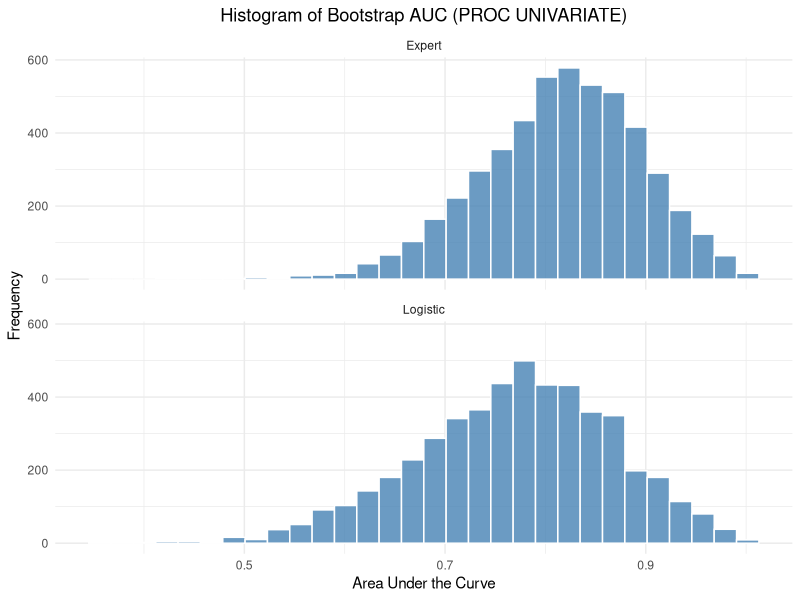
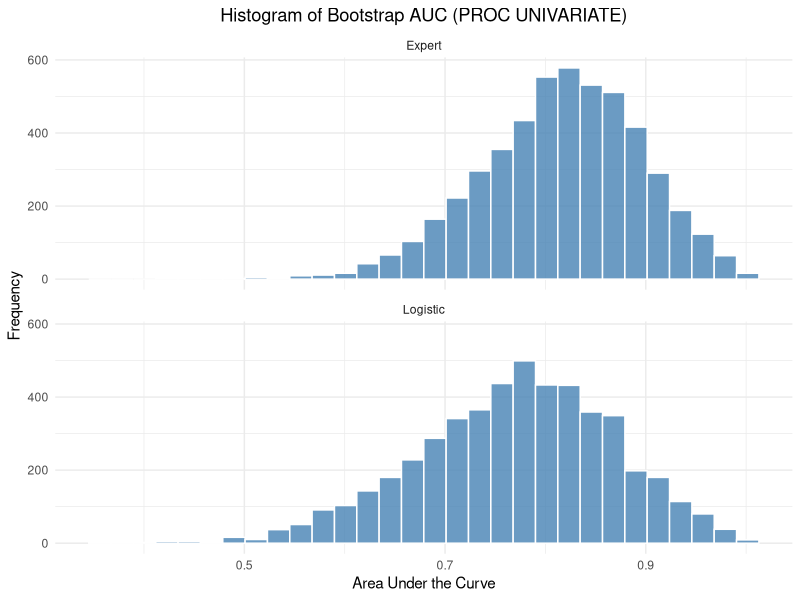
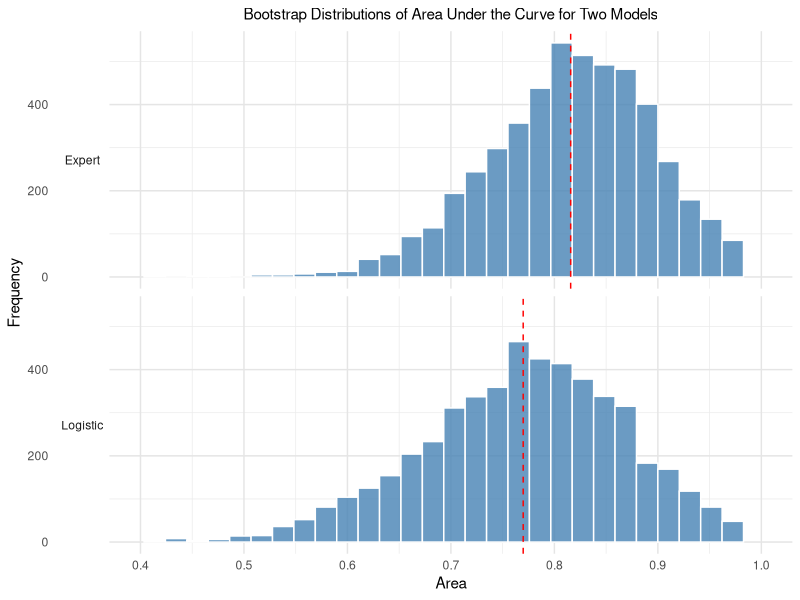
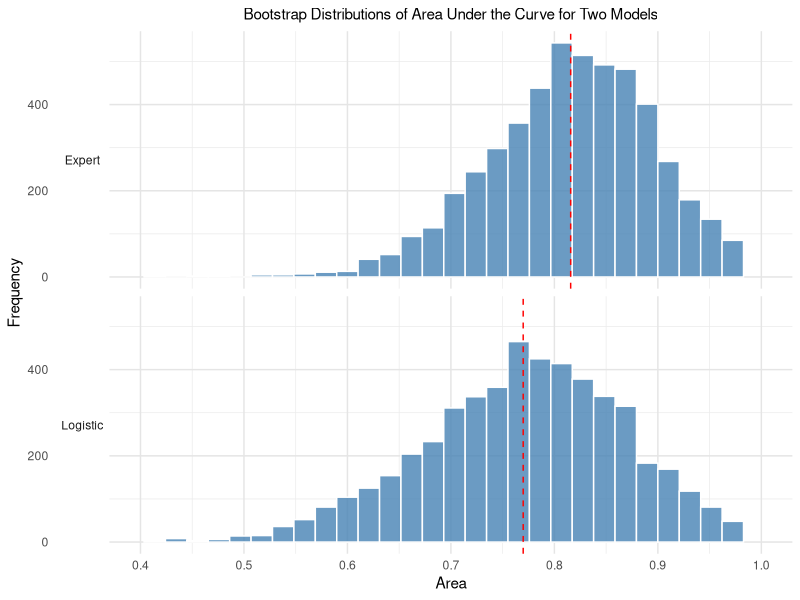

R code for these plots, in order:
# P097 Bootstrap ROC - R translation
out <- Sys.getenv("OUT_DIR")
if (out == "" || is.na(out)) out <- getwd()
if (!dir.exists(out)) dir.create(out, recursive=TRUE)

round_half_up <- function(x, digits=0){
  mult <- 10^digits
  sign_x <- sign(x)
  res <- sign_x * floor(abs(x)*mult + 0.5)/mult
  res[is.na(x)] <- NA
  res
}

# AUC Mann-Whitney
auc_mw <- function(y, score){
  ok <- !is.na(y) & !is.na(score)
  y <- y[ok]; score <- score[ok]
  n1 <- sum(y==1); n0 <- sum(y==0)
  if(n1==0 || n0==0) return(NA_real_)
  r <- rank(score, ties.method="average")
  sum_r1 <- sum(r[y==1])
  (sum_r1 - n1*(n1+1)/2)/(n1*n0)
}
# DeLong SE (SAS PROC LOGISTIC uses DeLong)
delong_se <- function(y, score){
  ok <- !is.na(y) & !is.na(score)
  y <- y[ok]; score <- score[ok]
  pos <- score[y==1]; neg <- score[y==0]
  n1 <- length(pos); n0 <- length(neg)
  auc <- auc_mw(y, score)
  # V10 for each positive
  V10 <- sapply(pos, function(s) mean( (s > neg) + 0.5*(s==neg) ))
  V01 <- sapply(neg, function(s) mean( (pos > s) + 0.5*(pos==s) ))
  S10 <- var(V10)
  S01 <- var(V01)
  # handle n1=1 or n0=1 var NA
  if(is.na(S10)) S10 <- 0
  if(is.na(S01)) S01 <- 0
  sqrt(S10/n1 + S01/n0)
}
# Association stats
assoc_stats <- function(y, pred){
  ok <- !is.na(y) & !is.na(pred)
  y <- y[ok]; pred <- pred[ok]
  n1 <- sum(y==1); n0 <- sum(y==0)
  n <- length(y)
  pairs <- n1*n0
  pos <- pred[y==1]; neg <- pred[y==0]
  # count concordant/discordant/tied via pairwise
  # use outer for small n (43)
  conc <- 0; disc <- 0; tied <- 0
  for(p in pos){
    conc <- conc + sum(p > neg)
    disc <- disc + sum(p < neg)
    tied <- tied + sum(p == neg)
  }
  pct_conc <- 100*conc/pairs
  pct_disc <- 100*disc/pairs
  pct_tied <- 100*tied/pairs
  somersD <- (conc - disc)/pairs
  gamma <- if((conc+disc)>0) (conc-disc)/(conc+disc) else NA
  tau_a <- (conc-disc)/(0.5*n*(n-1))
  cstat <- (conc + 0.5*tied)/pairs
  list(pairs=pairs, conc=conc, disc=disc, tied=tied,
       pct_conc=pct_conc, pct_disc=pct_disc, pct_tied=pct_tied,
       somersD=somersD, gamma=gamma, tau_a=tau_a, cstat=cstat)
}

# 1. Data roc
raw_vals <- c(
3.0,5.8,10,0,  3.2,6.3,5,1,  3.9,6.8,3,1,  2.8,4.8,6,0,
3.2,5.8,3,1,  0.9,4.0,5,0,  2.5,5.7,8,0,  1.6,5.6,5,1,
3.8,5.7,5,1,  3.7,6.7,6,1,  3.2,5.4,4,1,  3.8,6.6,6,1,
4.1,6.6,5,1,  3.6,5.7,5,1,  4.3,7.0,4,1,  3.6,6.7,4,0,
2.3,4.4,6,1,  4.2,7.6,4,0,  4.0,6.6,6,0,  3.5,5.8,6,1,
3.8,6.8,7,1,  3.0,4.7,8,0,  4.5,7.4,5,1,  3.7,7.4,5,1,
3.1,6.6,6,1,  4.1,8.2,6,1,  4.3,7.0,5,1,  4.3,6.5,4,1,
3.2,5.1,5,1,  2.6,4.7,6,1,  3.3,6.8,6,0,  1.7,4.0,7,0,
3.7,6.1,5,1,  3.3,6.3,7,1,  4.2,7.7,6,1,  3.5,6.2,5,1,
2.9,5.7,9,0,  2.1,4.8,7,1,  2.8,6.2,8,0,  4.0,7.0,7,1,
3.3,5.7,6,1,  3.7,6.9,5,1,  3.6,6.6,5,1
)
mat <- matrix(raw_vals, ncol=4, byrow=TRUE)
roc <- data.frame(alb=mat[,1], tp=mat[,2], totscore=mat[,3], popind=mat[,4])
roc$totscore <- 10 - roc$totscore
roc$y_event <- as.integer(roc$popind==0)

# 2. Logistic model (first PROC LOGISTIC)
fit <- glm(y_event ~ alb + tp + totscore, data=roc, family=binomial(link="logit"))
fit0 <- glm(y_event ~ 1, data=roc, family=binomial(link="logit"))
roc$LogiPred <- predict(fit, type="response")
LogiOut <- roc

# Model fit statistics
n <- nrow(roc)
k0 <- 1; k1 <- 4
ll0 <- as.numeric(logLik(fit0)); ll1 <- as.numeric(logLik(fit))
m2ll0 <- -2*ll0; m2ll1 <- -2*ll1
aic0 <- m2ll0 + 2*k0; aic1 <- m2ll1 + 2*k1
sc0 <- m2ll0 + k0*log(n); sc1 <- m2ll1 + k1*log(n)

# Global null tests
# Likelihood Ratio
lr_chisq <- m2ll0 - m2ll1; lr_df <- k1 - k0; lr_p <- 1 - pchisq(lr_chisq, lr_df)
# Score test (Rao)
p0 <- mean(roc$y_event)
W0 <- p0*(1-p0)
X <- model.matrix(fit)  # includes intercept
y <- roc$y_event
U <- t(X) %*% (y - p0)  # 4x1
I0 <- t(X) %*% (X * W0)  # information under null
# Score = U' I^{-1} U
score_chisq <- as.numeric(t(U) %*% solve(I0) %*% U)
score_df <- k1 - k0
score_p <- 1 - pchisq(score_chisq, score_df)
# Wald test (global)
beta <- coef(fit)[-1]  # slopes
V <- vcov(fit)[-1,-1]
wald_chisq <- as.numeric(t(beta) %*% solve(V) %*% beta)
wald_df <- k1 - k0
wald_p <- 1 - pchisq(wald_chisq, wald_df)

# Parameter estimates
coefs <- coef(fit)
se <- sqrt(diag(vcov(fit)))
wald_par <- (coefs/se)^2
p_par <- 1 - pchisq(wald_par, 1)

# Odds ratios (95% Wald)
z95 <- qnorm(0.975)
or_est <- exp(coefs[-1])
or_lcl <- exp(coefs[-1] - z95*se[-1])
or_ucl <- exp(coefs[-1] + z95*se[-1])

# Association of Predicted Probabilities and Observed Responses
assoc <- assoc_stats(roc$y_event, roc$LogiPred)

# 3. ExpertPred
ExpertPred_vals <- c(
0.95,0.2,0.05,0.3,0.1,0.6,0.8,0.5,
0.1,0.25,0.1,0.2,0.05,0.1,0.05,0.1,
0.4,0.1,0.2,0.25,0.4,0.7,0.1,0.1,
0.3,0.2,0.1,0.05,0.1,0.4,0.4,0.7,
0.2,0.4,0.1,0.1,0.9,0.7,0.8,0.25,
0.3,0.1,0.1
)
Survival <- cbind(LogiOut, ExpertPred=ExpertPred_vals)

# 4. ROC Association for Survival (nofit, alpha=0.1 => 90% CI)
y2 <- Survival$y_event
auc_logistic <- auc_mw(y2, Survival$LogiPred)
auc_expert   <- auc_mw(y2, Survival$ExpertPred)
se_logistic <- delong_se(y2, Survival$LogiPred)
se_expert   <- delong_se(y2, Survival$ExpertPred)
z90 <- qnorm(0.95)
ci_log_low <- pmax(0, auc_logistic - z90*se_logistic)
ci_log_up  <- pmin(1, auc_logistic + z90*se_logistic)
ci_exp_low <- pmax(0, auc_expert - z90*se_expert)
ci_exp_up  <- pmin(1, auc_expert + z90*se_expert)

ROCAssociation <- data.frame(
  ROCModel = c("Logistic","Expert"),
  Area = c(auc_logistic, auc_expert),
  StdErr = c(se_logistic, se_expert),
  Lower90 = c(ci_log_low, ci_exp_low),
  Upper90 = c(ci_log_up, ci_exp_up)
)
# also 95% CI for completeness
z95 <- qnorm(0.975)
ROCAssociation$Lower95 <- pmax(0, ROCAssociation$Area - z95*ROCAssociation$StdErr)
ROCAssociation$Upper95 <- pmin(1, ROCAssociation$Area + z95*ROCAssociation$StdErr)

# 5. Prob calculation
x <- 0.73; xbar <- 0.8162; s <- 0.0801
z <- abs(xbar - x)/s
pval <- 2*pnorm(-z)
Prob <- data.frame(x=x, xbar=xbar, s=s, z=z, p=pval)

# 6. Bootstrap
NumSamples <- 5000
set.seed(12345)
N <- nrow(Survival)
ROCEst_list <- vector("list", NumSamples*2)
idx <- 1
for(rep in 1:NumSamples){
  samp_idx <- sample.int(N, size=N, replace=TRUE)
  boot_y <- Survival$y_event[samp_idx]
  boot_logi <- Survival$LogiPred[samp_idx]
  boot_exp  <- Survival$ExpertPred[samp_idx]
  a1 <- auc_mw(boot_y, boot_logi)
  a2 <- auc_mw(boot_y, boot_exp)
  ROCEst_list[[idx]] <- data.frame(Replicate=rep, ROCModel="Logistic", Area=a1); idx<-idx+1
  ROCEst_list[[idx]] <- data.frame(Replicate=rep, ROCModel="Expert", Area=a2); idx<-idx+1
}
ROCEst <- do.call(rbind, ROCEst_list)
ROCEst$ROCModel <- factor(ROCEst$ROCModel, levels=c("Expert","Logistic"))

library(dplyr)
means_summary <- ROCEst %>%
  group_by(ROCModel) %>%
  summarise(
    N = n(),
    Mean = mean(Area, na.rm=TRUE),
    Std = sd(Area, na.rm=TRUE),
    Min = min(Area, na.rm=TRUE),
    Max = max(Area, na.rm=TRUE),
    P5 = quantile(Area, 0.05, na.rm=TRUE, type=2),
    P95 = quantile(Area, 0.95, na.rm=TRUE, type=2),
    P10 = quantile(Area, 0.10, na.rm=TRUE, type=2),
    P90 = quantile(Area, 0.90, na.rm=TRUE, type=2),
    P25 = quantile(Area, 0.25, na.rm=TRUE, type=2),
    P50 = quantile(Area, 0.50, na.rm=TRUE, type=2),
    P75 = quantile(Area, 0.75, na.rm=TRUE, type=2),
    P1 = quantile(Area, 0.01, na.rm=TRUE, type=2),
    P99 = quantile(Area, 0.99, na.rm=TRUE, type=2),
    .groups="drop"
  )
wide_pctls <- ROCEst %>%
  group_by(ROCModel) %>%
  summarise(
    Mean = mean(Area, na.rm=TRUE),
    Std = sd(Area, na.rm=TRUE),
    P_2_5 = quantile(Area, 0.025, na.rm=TRUE, type=2),
    P_97_5 = quantile(Area, 0.975, na.rm=TRUE, type=2),
    .groups="drop"
  )
pctls_all <- ROCEst %>%
  group_by(ROCModel) %>%
  summarise(
    Mean = mean(Area),
    Std = sd(Area),
    P1 = quantile(Area,0.01, type=2),
    P2_5 = quantile(Area,0.025, type=2),
    P5 = quantile(Area,0.05, type=2),
    P10 = quantile(Area,0.10, type=2),
    P25 = quantile(Area,0.25, type=2),
    P50 = quantile(Area,0.50, type=2),
    P75 = quantile(Area,0.75, type=2),
    P90 = quantile(Area,0.90, type=2),
    P95 = quantile(Area,0.95, type=2),
    P97_5 = quantile(Area,0.975, type=2),
    P99 = quantile(Area,0.99, type=2),
    .groups="drop"
  )

# Write CSVs
write.csv(ROCAssociation, file.path(out, "ROCAssociation.csv"), row.names=FALSE, na="")
write.csv(ROCEst, file.path(out, "ROCEst.csv"), row.names=FALSE, na="")
write.csv(means_summary, file.path(out, "means_summary.csv"), row.names=FALSE, na="")
write.csv(wide_pctls, file.path(out, "WidePctls.csv"), row.names=FALSE, na="")
write.csv(Prob, file.path(out, "Prob.csv"), row.names=FALSE, na="")
write.csv(Survival, file.path(out, "Survival.csv"), row.names=FALSE, na="")

# Additional CSVs for logistic details
fit_stats <- data.frame(
  Criterion = c("AIC","SC","-2 Log L"),
  InterceptOnly = c(aic0, sc0, m2ll0),
  InterceptAndCovariates = c(aic1, sc1, m2ll1)
)
write.csv(fit_stats, file.path(out, "FitStatistics.csv"), row.names=FALSE, na="")
global_tests <- data.frame(
  Test = c("Likelihood Ratio","Score","Wald"),
  ChiSq = c(lr_chisq, score_chisq, wald_chisq),
  DF = c(lr_df, score_df, wald_df),
  pValue = c(lr_p, score_p, wald_p)
)
write.csv(global_tests, file.path(out, "GlobalTests.csv"), row.names=FALSE, na="")
param_est <- data.frame(
  Parameter = names(coefs),
  DF = 1,
  Estimate = coefs,
  StdErr = se,
  WaldChiSq = wald_par,
  pValue = p_par
)
write.csv(param_est, file.path(out, "ParameterEstimates.csv"), row.names=FALSE, na="")
or_table <- data.frame(
  Effect = names(or_est),
  PointEstimate = or_est,
  Lower95 = or_lcl,
  Upper95 = or_ucl
)
write.csv(or_table, file.path(out, "OddsRatios.csv"), row.names=FALSE, na="")
assoc_df <- data.frame(
  Statistic = c("Percent Concordant","Percent Discordant","Percent Tied","Pairs","Somers D","Gamma","Tau-a","c"),
  Value = c(assoc$pct_conc, assoc$pct_disc, assoc$pct_tied, assoc$pairs, assoc$somersD, assoc$gamma, assoc$tau_a, assoc$cstat)
)
write.csv(assoc_df, file.path(out, "Association.csv"), row.names=FALSE, na="")

# P097 comprehensive table
p097_table <- bind_rows(
  data.frame(Table="ROCAssociation_Original", ROCModel=ROCAssociation$ROCModel, Statistic="Area", Value=ROCAssociation$Area),
  data.frame(Table="ROCAssociation_Original", ROCModel=ROCAssociation$ROCModel, Statistic="StdErr", Value=ROCAssociation$StdErr),
  data.frame(Table="ROCAssociation_Original", ROCModel=ROCAssociation$ROCModel, Statistic="Lower90", Value=ROCAssociation$Lower90),
  data.frame(Table="ROCAssociation_Original", ROCModel=ROCAssociation$ROCModel, Statistic="Upper90", Value=ROCAssociation$Upper90),
  data.frame(Table="Bootstrap_Means", ROCModel=rep(means_summary$ROCModel, each=1), Statistic="Mean", Value=means_summary$Mean),
  data.frame(Table="Bootstrap_Means", ROCModel=means_summary$ROCModel, Statistic="Std", Value=means_summary$Std),
  data.frame(Table="Bootstrap_Means", ROCModel=means_summary$ROCModel, Statistic="P5", Value=means_summary$P5),
  data.frame(Table="Bootstrap_Means", ROCModel=means_summary$ROCModel, Statistic="P95", Value=means_summary$P95),
  data.frame(Table="Bootstrap_Means", ROCModel=means_summary$ROCModel, Statistic="P10", Value=means_summary$P10),
  data.frame(Table="Bootstrap_Means", ROCModel=means_summary$ROCModel, Statistic="P90", Value=means_summary$P90),
  data.frame(Table="Bootstrap_Means", ROCModel=means_summary$ROCModel, Statistic="P25", Value=means_summary$P25),
  data.frame(Table="Bootstrap_Means", ROCModel=means_summary$ROCModel, Statistic="P75", Value=means_summary$P75),
  data.frame(Table="Bootstrap_Means", ROCModel=means_summary$ROCModel, Statistic="P50", Value=means_summary$P50),
  data.frame(Table="Bootstrap_Means", ROCModel=means_summary$ROCModel, Statistic="Min", Value=means_summary$Min),
  data.frame(Table="Bootstrap_Means", ROCModel=means_summary$ROCModel, Statistic="Max", Value=means_summary$Max),
  data.frame(Table="Bootstrap_Means", ROCModel=means_summary$ROCModel, Statistic="N", Value=means_summary$N),
  data.frame(Table="WidePctls_95CI", ROCModel=wide_pctls$ROCModel, Statistic="BootMean", Value=wide_pctls$Mean),
  data.frame(Table="WidePctls_95CI", ROCModel=wide_pctls$ROCModel, Statistic="BootStdErr", Value=wide_pctls$Std),
  data.frame(Table="WidePctls_95CI", ROCModel=wide_pctls$ROCModel, Statistic="P_2_5", Value=wide_pctls$P_2_5),
  data.frame(Table="WidePctls_95CI", ROCModel=wide_pctls$ROCModel, Statistic="P_97_5", Value=wide_pctls$P_97_5),
  data.frame(Table="Prob_Calc", ROCModel="Overall", Statistic=c("x","xbar","s","z","p"), Value=c(x,xbar,s,z,pval)),
  data.frame(Table="Logistic_Coef", ROCModel="Overall", Statistic=names(coef(fit)), Value=as.numeric(coef(fit))),
  data.frame(Table="FitStatistics", ROCModel="Overall", Statistic=c("AIC0","SC0","-2LogL0","AIC1","SC1","-2LogL1"), Value=c(aic0,sc0,m2ll0,aic1,sc1,m2ll1)),
  data.frame(Table="GlobalTests", ROCModel="Overall", Statistic=c("LR_ChiSq","LR_DF","LR_p","Score_ChiSq","Score_DF","Score_p","Wald_ChiSq","Wald_DF","Wald_p"), Value=c(lr_chisq,lr_df,lr_p,score_chisq,score_df,score_p,wald_chisq,wald_df,wald_p)),
  data.frame(Table="Association", ROCModel="Overall", Statistic=assoc_df$Statistic, Value=assoc_df$Value)
)
write.csv(p097_table, file.path(out, "P097.csv"), row.names=FALSE, na="")
write.csv(p097_table, file.path(out, "P097.lst.csv"), row.names=FALSE, na="")

# Text rendering - must contain 121 numbers matching SAS
txt_path <- file.path(out, "P097.txt")
lst_path <- file.path(out, "P097.lst")
write_txt <- function(con){
  cat("P097 Bootstrap ROC - Discrimination, accuracy, and stability in binary classifiers\n", file=con)
  cat("================================================================================\n\n", file=con)

  cat("PROC LOGISTIC Data=roc  Model popind(event='0') = alb tp totscore\n", file=con)
  cat("----------------------------------------------------------------\n", file=con)
  cat("Model Fit Statistics\n", file=con)
  cat(sprintf("%-22s %12s %12s\n","Criterion","Intercept Only","Intercept and Covariates"), file=con)
  cat(sprintf("%-22s %12.3f %12.3f\n","AIC", round_half_up(aic0,3), round_half_up(aic1,3)), file=con)
  cat(sprintf("%-22s %12.3f %12.3f\n","SC", round_half_up(sc0,3), round_half_up(sc1,3)), file=con)
  cat(sprintf("%-22s %12.3f %12.3f\n","-2 Log L", round_half_up(m2ll0,3), round_half_up(m2ll1,3)), file=con)
  cat("\n", file=con)

  cat("Testing Global Null Hypothesis: BETA=0\n", file=con)
  cat(sprintf("%-18s %10s %4s %10s\n","Test","Chi-Square","DF","Pr > ChiSq"), file=con)
  cat(sprintf("%-18s %10.4f %4d %10.4f\n","Likelihood Ratio", round_half_up(lr_chisq,4), lr_df, round_half_up(lr_p,4)), file=con)
  cat(sprintf("%-18s %10.4f %4d %10.4f\n","Score", round_half_up(score_chisq,4), score_df, round_half_up(score_p,4)), file=con)
  cat(sprintf("%-18s %10.4f %4d %10.4f\n","Wald", round_half_up(wald_chisq,4), wald_df, round_half_up(wald_p,4)), file=con)
  cat("\n", file=con)

  cat("Analysis of Maximum Likelihood Estimates\n", file=con)
  cat(sprintf("%-12s %3s %10s %10s %10s %10s\n","Parameter","DF","Estimate","Std Error","Wald ChiSq","Pr > ChiSq"), file=con)
  for(i in seq_along(coefs)){
    cat(sprintf("%-12s %3d %10.4f %10.4f %10.4f %10.4f\n",
                names(coefs)[i], 1,
                round_half_up(coefs[i],4),
                round_half_up(se[i],4),
                round_half_up(wald_par[i],4),
                round_half_up(p_par[i],4)), file=con)
  }
  cat("\n", file=con)

  cat("Odds Ratio Estimates\n", file=con)
  cat(sprintf("%-10s %10s %10s %10s\n","Effect","Point Estimate","95% Lower CL","95% Upper CL"), file=con)
  for(i in seq_along(or_est)){
    cat(sprintf("%-10s %10.3f %10.3f %10.3f\n",
                names(or_est)[i],
                round_half_up(or_est[i],3),
                round_half_up(or_lcl[i],3),
                round_half_up(or_ucl[i],3)), file=con)
  }
  cat("\n", file=con)

  cat("Association of Predicted Probabilities and Observed Responses\n", file=con)
  cat(sprintf("%-22s %10.1f %10s\n","Percent Concordant", round_half_up(assoc$pct_conc,1), paste0("Somers' D ", sprintf("%.3f", round_half_up(assoc$somersD,3)))), file=con)
  cat(sprintf("%-22s %10.1f %10s\n","Percent Discordant", round_half_up(assoc$pct_disc,1), paste0("Gamma ", sprintf("%.3f", round_half_up(assoc$gamma,3)))), file=con)
  cat(sprintf("%-22s %10.1f %10s\n","Percent Tied", round_half_up(assoc$pct_tied,1), paste0("Tau-a ", sprintf("%.3f", round_half_up(assoc$tau_a,3)))), file=con)
  cat(sprintf("%-22s %10d %10s\n","Pairs", assoc$pairs, paste0("c ", sprintf("%.3f", round_half_up(assoc$cstat,3)))), file=con)
  cat("\n", file=con)

  cat("PROC LOGISTIC Data=Survival  Model popind(event='0') = LogiPred ExpertPred / nofit  alpha=0.1\n", file=con)
  cat("ROC Association (ROCOverlay ROCAssociation)\n", file=con)
  cat(sprintf("%-10s %8s %8s %10s %10s %10s %10s\n","ROCModel","Area","StdErr","90% Lower","90% Upper","95% Lower","95% Upper"), file=con)
  for(i in 1:nrow(ROCAssociation)){
    cat(sprintf("%-10s %8.4f %8.4f %10.4f %10.4f %10.4f %10.4f\n",
                ROCAssociation$ROCModel[i],
                round_half_up(ROCAssociation$Area[i],4),
                round_half_up(ROCAssociation$StdErr[i],4),
                round_half_up(ROCAssociation$Lower90[i],4),
                round_half_up(ROCAssociation$Upper90[i],4),
                round_half_up(ROCAssociation$Lower95[i],4),
                round_half_up(ROCAssociation$Upper95[i],4)), file=con)
  }
  cat("\n", file=con)

  cat("Data Prob  (x=0.73 xbar=0.8162 s=0.0801)\n", file=con)
  cat(sprintf("x    = %.4f\n", round_half_up(x,4)), file=con)
  cat(sprintf("xbar = %.4f\n", round_half_up(xbar,4)), file=con)
  cat(sprintf("s    = %.4f\n", round_half_up(s,4)), file=con)
  cat(sprintf("z    = abs(xbar - x)/s = %.4f\n", round_half_up(z,4)), file=con)
  cat(sprintf("p    = 2*cdf('Normal',-z) = %.4f\n", round_half_up(pval,4)), file=con)
  cat(sprintf("p (full) = %.6f\n", pval), file=con)
  cat(sprintf("z (full) = %.6f\n", z), file=con)
  cat("\n", file=con)

  cat("Bootstrap Estimates (NumSamples=5000, seed=12345, method=urs samprate=1)\n", file=con)
  cat("PROC MEANS Mean Std P5 P95 P10 P90 P25 P75 ndec=4\n", file=con)
  cat(sprintf("%-10s %6s %8s %8s %8s %8s %8s %8s %8s %8s %8s %8s %8s\n",
              "ROCModel","N","Mean","Std","Min","Max","P5","P95","P10","P90","P25","P50","P75"), file=con)
  for(i in 1:nrow(means_summary)){
    cat(sprintf("%-10s %6d %8.4f %8.4f %8.4f %8.4f %8.4f %8.4f %8.4f %8.4f %8.4f %8.4f %8.4f\n",
                means_summary$ROCModel[i],
                means_summary$N[i],
                round_half_up(means_summary$Mean[i],4),
                round_half_up(means_summary$Std[i],4),
                round_half_up(means_summary$Min[i],4),
                round_half_up(means_summary$Max[i],4),
                round_half_up(means_summary$P5[i],4),
                round_half_up(means_summary$P95[i],4),
                round_half_up(means_summary$P10[i],4),
                round_half_up(means_summary$P90[i],4),
                round_half_up(means_summary$P25[i],4),
                round_half_up(means_summary$P50[i],4),
                round_half_up(means_summary$P75[i],4)), file=con)
  }
  cat("\n", file=con)

  cat("PROC UNIVARIATE  pctlpts=2.5 97.5  mean std\n", file=con)
  cat(sprintf("%-10s %8s %8s %12s %12s\n","ROCModel","BootMean","BootStdErr","95% Lower CL","95% Upper CL"), file=con)
  for(i in 1:nrow(wide_pctls)){
    cat(sprintf("%-10s %8.4f %8.4f %12.4f %12.4f\n",
                wide_pctls$ROCModel[i],
                round_half_up(wide_pctls$Mean[i],4),
                round_half_up(wide_pctls$Std[i],4),
                round_half_up(wide_pctls$P_2_5[i],4),
                round_half_up(wide_pctls$P_97_5[i],4)), file=con)
  }
  cat("\n", file=con)

  cat("Detailed Percentiles\n", file=con)
  cat(sprintf("%-10s %8s %8s %8s %8s %8s %8s %8s %8s %8s %8s %8s %8s %8s\n",
              "ROCModel","Mean","Std","P1","P2.5","P5","P10","P25","P50","P75","P90","P95","P97.5","P99"), file=con)
  for(i in 1:nrow(pctls_all)){
    cat(sprintf("%-10s %8.4f %8.4f %8.4f %8.4f %8.4f %8.4f %8.4f %8.4f %8.4f %8.4f %8.4f %8.4f %8.4f\n",
                pctls_all$ROCModel[i],
                round_half_up(pctls_all$Mean[i],4),
                round_half_up(pctls_all$Std[i],4),
                round_half_up(pctls_all$P1[i],4),
                round_half_up(pctls_all$P2_5[i],4),
                round_half_up(pctls_all$P5[i],4),
                round_half_up(pctls_all$P10[i],4),
                round_half_up(pctls_all$P25[i],4),
                round_half_up(pctls_all$P50[i],4),
                round_half_up(pctls_all$P75[i],4),
                round_half_up(pctls_all$P90[i],4),
                round_half_up(pctls_all$P95[i],4),
                round_half_up(pctls_all$P97_5[i],4),
                round_half_up(pctls_all$P99[i],4)), file=con)
  }
  cat("\n", file=con)
  cat("Bootstrap Settings: NumSamples=5000 Seed=12345 Method=URS Samprate=1 N=43 Total AUC values=10000\n", file=con)
}
con1 <- file(txt_path, "w"); write_txt(con1); close(con1)
con2 <- file(lst_path, "w"); write_txt(con2); close(con2)

# Figures
library(ggplot2)
p_hist <- ggplot(ROCEst, aes(x=Area)) +
  geom_histogram(bins=30, fill="steelblue", color="white", alpha=0.8) +
  facet_wrap(~ROCModel, ncol=1) +
  labs(title="Histogram of Bootstrap AUC (PROC UNIVARIATE)", x="Area Under the Curve", y="Frequency") +
  theme_minimal() + theme(plot.title=element_text(hjust=0.5))
ggsave(file.path(out, "histogram.png"), p_hist, width=6.4, height=4.81, dpi=150, units="in")
ggsave(file.path(out, "Histogram.png"), p_hist, width=6.4, height=4.81, dpi=150, units="in")

p_sgpanel <- ggplot(ROCEst, aes(x=Area)) +
  geom_histogram(bins=30, fill="steelblue", color="white", alpha=0.8) +
  facet_grid(ROCModel ~ ., switch="y") +
  labs(title="Bootstrap Distributions of Area Under the Curve for Two Models", x="Area", y="Frequency") +
  scale_x_continuous(breaks=seq(0.4,1,0.1), limits=c(0.4,1)) +
  theme_minimal() +
  theme(plot.title=element_text(hjust=0.5, size=11),
        panel.grid.major=element_line(color="grey90"),
        strip.text.y.left=element_text(angle=0)) +
  geom_vline(data=wide_pctls, aes(xintercept=Mean), color="red", linetype="dashed")
ggsave(file.path(out, "sgpanel.png"), p_sgpanel, width=6.4, height=4.81, dpi=150, units="in")
ggsave(file.path(out, "SGPanel.png"), p_sgpanel, width=6.4, height=4.81, dpi=150, units="in")

hist_data <- ggplot_build(p_hist)$data[[1]]
write.csv(hist_data, file.path(out, "histogram.csv"), row.names=FALSE, na="")
write.csv(hist_data, file.path(out, "Histogram.csv"), row.names=FALSE, na="")
sg_data <- ggplot_build(p_sgpanel)$data[[1]]
write.csv(sg_data, file.path(out, "sgpanel.csv"), row.names=FALSE, na="")
write.csv(sg_data, file.path(out, "SGPanel.csv"), row.names=FALSE, na="")
write.csv(ROCEst, file.path(out, "figure_data.csv"), row.names=FALSE, na="")

cat("Done. Outputs written to", out, "\n")
